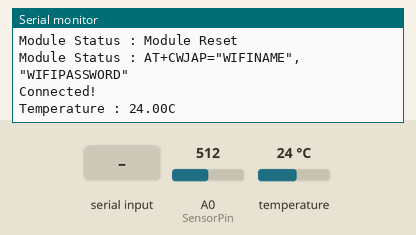
A sketch run on a simulated Arduino Uno, built with avr-gcc and run on an emulated ATmega328P. On the bench: the last lines printed to the serial monitor. The test bench sets the inputs (shaded band); at power-on: temperature 24 °C, A0 (SensorPin) = 512. The modem accepts every AT command (registered, SIM ready, sends succeed) and sends nothing else.

Above: at 8.2 s.
8.3 s: temperature set to 12 °C
At 10.2 s:
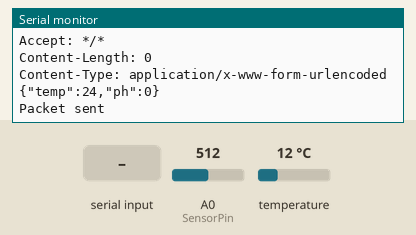
10.3 s: "1" received over the second serial link
12.8 s: A0 (SensorPin) set to 716
At 15.9 s:
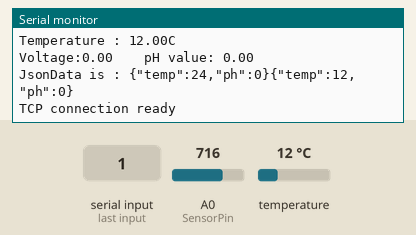
16.5 s: "0" received over the second serial link
23.8 s: temperature set to 4 °C
At 29.5 s:
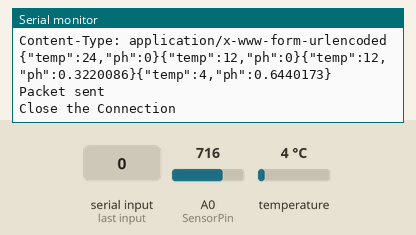
29.6 s: A0 (SensorPin) set to 900
At 36.1 s:
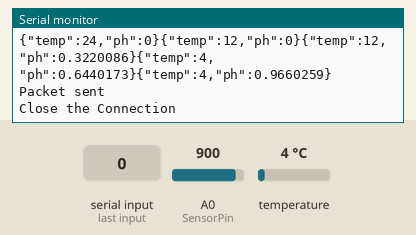
Timing chart, 0 to 36.4 s (numbered marks = the images above; inputs shaded):
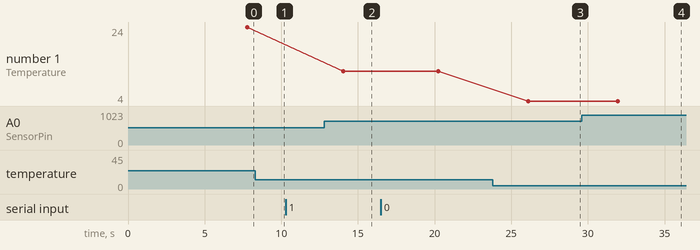

The sketch:

arduino_REST.ino
```cpp
#include <HttpClient.h>
#include "SoftwareSerial.h"
#include "Arduino.h"
#include <OneWire.h>
#include <DallasTemperature.h>
#include <ArduinoJson.h>

SoftwareSerial esp(3, 2); // RX, TX
String data;
String jsonData = "";

/*서버 관련 변수 */
String ssid = "WIFINAME";
String password = "WIFIPASSWORD";
String server = "SERVER ADDRESS";
String uri = "SERVER_URI"; //server side script to call

/*측정 관련 변수 */
#define ONE_WIRE_BUS 5 /*-2핀에 온도센서 연결-*/
#define SensorPin A0            //pH meter Analog output to Arduino Analog Input 0
#define Offset 0.00            //deviation compensate
#define samplingInterval 20
#define printInterval 800
#define ArrayLenth  40    //times of collection
int pHArray[ArrayLenth];   //Store the average value of the sensor feedback
int pHArrayIndex=0;

OneWire ourWire(ONE_WIRE_BUS);
DallasTemperature sensors(&ourWire);

//reset the esp8266 module
void reset() {
  esp.println("AT+RST");
  delay(3000);

  if (esp.find("OK"))
  {
    Serial.println("Module Reset");
  }
  else
  {
    Serial.println("Cannot Module Reset");
    reset();
  }
}

//connect to your wifi network
void connectWifi() {
  String cmd = "AT+CWJAP=\"" + ssid + "\",\"" + password + "\"";
  Serial.println(cmd);
  esp.println(cmd);
  delay(4000);

  if (esp.find("OK")) {
    Serial.println("Connected!");
  }
  else {
    Serial.println("Cannot connect to wifi");
    connectWifi();
  }
}

void setup() {
  esp.begin(115200); //start SoftSerial for ESP comms
  Serial.begin(115200); //start regular serial for PC -> Arduino comms

  Serial.print("Module Status : ");
  reset(); //call the ESP reset function
  Serial.print("Module Status : ");
  connectWifi(); //call the ESP connection function
  sensors.begin();

}

void loop()
{
  httppost();
  delay(1000);
}

float measure_temp(){
  float temper;
  sensors.requestTemperatures();
  Serial.print("Temperature : ");

  Serial.print(sensors.getTempCByIndex(0));
  Serial.println("C");
  temper =  sensors.getTempCByIndex(0);
  delay(1000);
  return temper;
}

float measure_ph(){
  float ph;
  static unsigned long samplingTime = millis();
  static unsigned long printTime = millis();
  static float pHValue,voltage;
  if(millis()-samplingTime > samplingInterval){
      pHArray[pHArrayIndex++]=analogRead(SensorPin);
      if(pHArrayIndex==ArrayLenth)pHArrayIndex=0;
      voltage = avergearray(pHArray, ArrayLenth)*5.0/1024;
      pHValue = 3.5*voltage+Offset;
      samplingTime=millis();
  }
  if(millis() - printTime > printInterval){ //Every 800 milliseconds, print a numerical, convert the state of the LED indicator
    Serial.print("Voltage:");
        Serial.print(voltage,2);
        Serial.print("    pH value: ");
    Serial.println(pHValue,2);
//        digitalWrite(LED,digitalRead(LED)^1);
        printTime=millis();
  }
  ph = pHValue;
  return ph;
}

double avergearray(int* arr, int number){
  int i;
  int max,min;
  double avg;
  long amount=0;
  if(number<=0){
    Serial.println("Error number for the array to avraging!/n");
    return 0;
  }
  if(number<5){   //less than 5, calculated directly statistics
    for(i=0;i<number;i++){
      amount+=arr[i];
    }
    avg = amount/number;
    return avg;
  }else{
    if(arr[0]<arr[1]){
      min = arr[0];max=arr[1];
    }
    else{
      min=arr[1];max=arr[0];
    }
    for(i=2;i<number;i++){
      if(arr[i]<min){
        amount+=min;        //arr<min
        min=arr[i];
      }else {
        if(arr[i]>max){
          amount+=max;    //arr>max
          max=arr[i];
        }else{
          amount+=arr[i]; //min<=arr<=max
        }
      }
    }
    avg = (double)amount/(number-2);
  }
  return avg;
}

void httppost()
{
  StaticJsonBuffer<200> jsonBuffer;
  JsonObject& root = jsonBuffer.createObject();
  root["temp"] = measure_temp();
  root["ph"] = measure_ph();
  root.printTo(jsonData);
  Serial.print("JsonData is : ");
  Serial.println(jsonData);

  esp.println("AT+CIPSTART=\"TCP\",\"" + server + "\",3000"); //start a TCP connection.

  if (esp.find("OK"))
  {
    Serial.println("TCP connection ready");
  }
  else
  {
    Serial.println("TCP connection not ready");
  }
  delay(1000);

  String postRequest = String("POST ");
  postRequest = postRequest + uri + " HTTP/1.1\r\n" +
  "Host: " + server + "\r\n" +
  "Accept: *" + "/" + "*\r\n" +
  "Content-Length: " + data.length() + "\r\n" +
  "Content-Type: application/x-www-form-urlencoded\r\n" +
  "\r\n" + jsonData;

  Serial.println("Post Request text: "); //see what the fully built POST request looks like
  Serial.println(postRequest);

  String sendCmd = "AT+CIPSEND="; //determine the number of caracters to be sent.
  esp.print(sendCmd);
  esp.println(postRequest.length());

  Serial.println("Sending..");
  esp.print(postRequest);

  Serial.println("Data to send: ");
  Serial.println(data);
  Serial.print("Data length: ");
  Serial.println(data.length());
  Serial.print("Request length: ");
  Serial.println(postRequest.length());
  Serial.println("Request Sent:");
  Serial.println(postRequest);

  if( esp.find("SEND OK"))
  {
    Serial.println("Packet sent");
    while (esp.available())
    {
      String tmpResp = esp.readString();
      Serial.println(tmpResp);
    }

    // close the connection
    esp.println("AT+CIPCLOSE");
    Serial.println("Close the Connection");
  }
  delay(1000);
}


//
```

Measured:
- after the input at 23.8 s, the serial monitor: prints a new line after 2.3 s (image 3)
- plotted number 1: 12 → 4 after the input at 23.8 s
